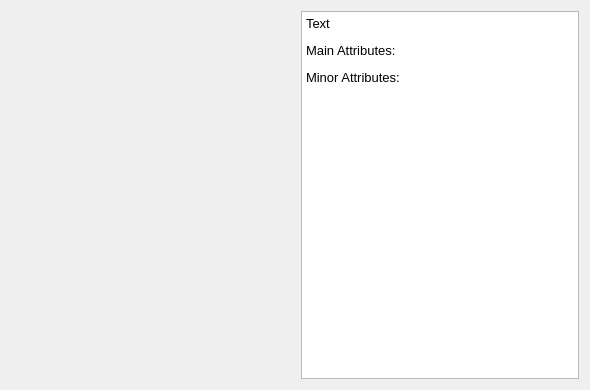
<?xml version="1.0" encoding="UTF-8"?>
<ui version="4.0">
 <class>LibraryWidgetInfoTab</class>
 <widget class="QWidget" name="LibraryWidgetInfoTab">
  <property name="geometry">
   <rect>
    <x>0</x>
    <y>0</y>
    <width>590</width>
    <height>390</height>
   </rect>
  </property>
  <property name="windowTitle">
   <string>Form</string>
  </property>
  <property name="styleSheet">
   <string notr="true"/>
  </property>
  <layout class="QGridLayout" name="gridLayout">
   <item row="1" column="1" alignment="Qt::AlignHCenter">
    <widget class="QLabel" name="imageLabel">
     <property name="text">
      <string>&lt;html&gt;&lt;head/&gt;&lt;body&gt;&lt;p&gt;&lt;img src=&quot;:/x_simbol.png&quot;/&gt;&lt;/p&gt;&lt;/body&gt;&lt;/html&gt;</string>
     </property>
    </widget>
   </item>
   <item row="0" column="0" colspan="2">
    <spacer name="verticalSpacer_3">
     <property name="orientation">
      <enum>Qt::Vertical</enum>
     </property>
     <property name="sizeHint" stdset="0">
      <size>
       <width>20</width>
       <height>132</height>
      </size>
     </property>
    </spacer>
   </item>
   <item row="2" column="1">
    <spacer name="verticalSpacer_4">
     <property name="orientation">
      <enum>Qt::Vertical</enum>
     </property>
     <property name="sizeHint" stdset="0">
      <size>
       <width>20</width>
       <height>40</height>
      </size>
     </property>
    </spacer>
   </item>
   <item row="3" column="1">
    <spacer name="horizontalSpacer_2">
     <property name="orientation">
      <enum>Qt::Horizontal</enum>
     </property>
     <property name="sizeHint" stdset="0">
      <size>
       <width>40</width>
       <height>20</height>
      </size>
     </property>
    </spacer>
   </item>
   <item row="0" column="3" rowspan="4">
    <widget class="QTextBrowser" name="textBrowser">
     <property name="html">
      <string>&lt;!DOCTYPE HTML PUBLIC &quot;-//W3C//DTD HTML 4.0//EN&quot; &quot;http://www.w3.org/TR/REC-html40/strict.dtd&quot;&gt;
&lt;html&gt;&lt;head&gt;&lt;meta name=&quot;qrichtext&quot; content=&quot;1&quot; /&gt;&lt;style type=&quot;text/css&quot;&gt;
p, li { white-space: pre-wrap; }
&lt;/style&gt;&lt;/head&gt;&lt;body style=&quot; font-family:'Noto Sans'; font-size:10pt; font-weight:400; font-style:normal;&quot;&gt;
&lt;p style=&quot; margin-top:12px; margin-bottom:12px; margin-left:0px; margin-right:0px; -qt-block-indent:0; text-indent:0px;&quot;&gt;Text&lt;/p&gt;
&lt;p style=&quot; margin-top:12px; margin-bottom:12px; margin-left:0px; margin-right:0px; -qt-block-indent:0; text-indent:0px;&quot;&gt;Main Attributes:&lt;/p&gt;
&lt;p style=&quot; margin-top:12px; margin-bottom:12px; margin-left:0px; margin-right:0px; -qt-block-indent:0; text-indent:0px;&quot;&gt;Minor Attributes:&lt;/p&gt;
&lt;p style=&quot; margin-top:12px; margin-bottom:12px; margin-left:0px; margin-right:0px; -qt-block-indent:0; text-indent:0px;&quot;&gt;&lt;br /&gt;&lt;/p&gt;&lt;/body&gt;&lt;/html&gt;</string>
     </property>
    </widget>
   </item>
  </layout>
 </widget>
 <resources/>
 <connections/>
</ui>
